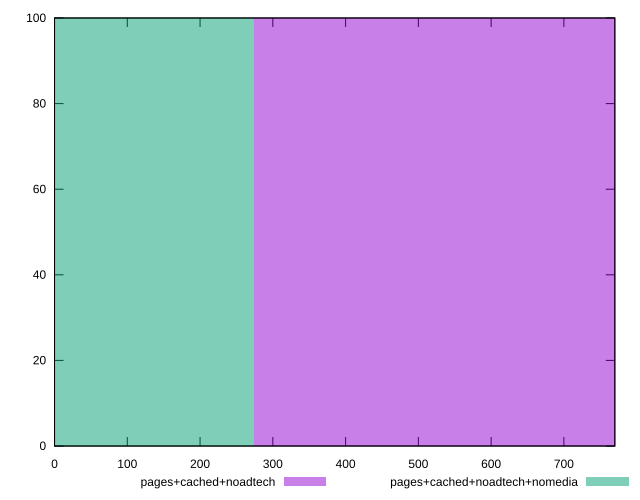

The gnuplot source for this figure:
reset

$pagesCachedNoadtech <<EOF
549.3779939318224 100
EOF

$pagesCachedNoadtechNomedia <<EOF
0 100
EOF

set key outside below
set boxwidth 549.3779939318224
set xrange [0:770]
set yrange [0:100]
set trange [0:100]
set style fill transparent solid 0.5 noborder
set terminal svg size 640, 500 enhanced background rgb 'white'
set output "report_00017_2021-02-10T15-08-03.406Z/uses-webp-images/comparison/histogram/2_vs_3.svg"

plot $pagesCachedNoadtech title "pages+cached+noadtech" with boxes, \
     $pagesCachedNoadtechNomedia title "pages+cached+noadtech+nomedia" with boxes

reset
